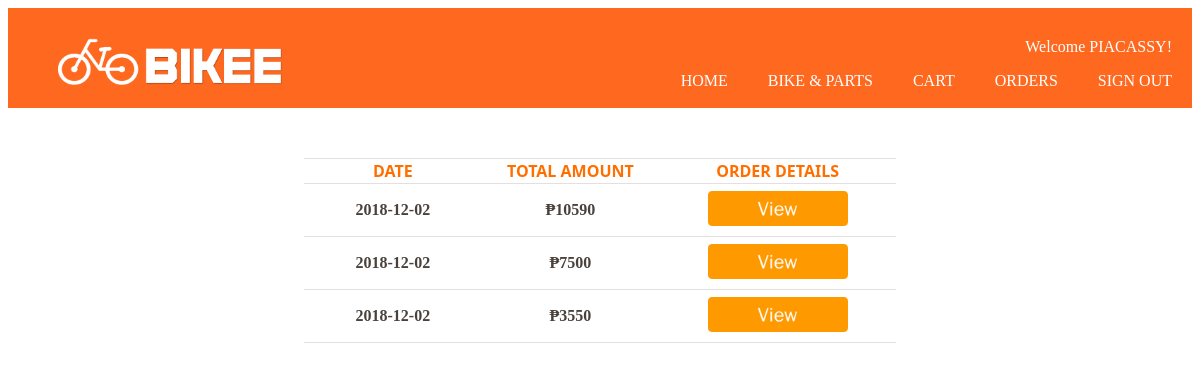
The page /TrackOrder.php?username=piacassy on the database its author committed.
### tables this page shows
CREATE TABLE `orderin` (
  `orderid` int(11) NOT NULL,
  `custid` int(11) NOT NULL,
  `orderDate` date NOT NULL,
  `totalAmount` double NOT NULL
);

### TrackOrder.php (the view, shortened to what this page needs)
<?php include('Header.php');?>
<!DOCTYPE html>
<html>
<head>
<link rel="stylesheet" type="text/css" href="style.css">
</head>
<body>
<?php
include('Conn.php');
mysqli_select_db($conn,"bikeshop");
$db = mysqli_connect('localhost', 'root', '', 'bikeshop');
$sql = "SELECT * FROM customers WHERE username='" . $_GET["username"] . "'";
$result = $db->query($sql);
$row = $result->fetch_assoc();
$custid = $row['id'];
$sql = "SELECT * FROM orderin WHERE custid = '$custid' ";
$result = $conn->query($sql);
if ($result->num_rows > 0) {
    echo '
    <style>
		td {
			font-family:Calibri;
			font-weight: bold;
			color:#49413B;
		}
		th{
			font-family:system-ui;
			text-transform: uppercase;
			color:#FF6F00;
		}
	</style>
    <div align="center">
    <table style="align:center;width:50%; border-color:#E6DFDF;margin-top:50px" border=1  frame=hsides rules=rows><tr>
    <th width=30%>Date</th>
    <th width=30%>Total Amount</th>
    <th>Order Details</th>
    </tr> ';
    while($row = mysqli_fetch_assoc($result))
   {
    echo '<td height="50" style="text-align:center">'.$row['orderDate'].'</td>';
	echo '<td style="text-align:center">'.'₱'.$row['totalAmount'].'</td>';
    echo '<td align="center">';
    $orderid = $row["orderid"];
	?>
	<a href="ViewOrderDetails.php?username=<?php echo $_GET['username']; ?>&orderid=<?php echo $orderid; ?>"><img src="button_view.png" style="width:140px;height: 35px"/></a>
    <?php
    echo '</td>';
    }
    echo '</table></div>';
} else {
    echo '<div style="text-align:center">';
    echo '<br/><br/><br/><br/><br/><br/><br/><br/><br/><br/><br/>';
    echo "You don't have orders yet";
}
?>
</body>
</html>

### TrackOrder.php (style rules this page uses)
td { font-family:Calibri; font-weight: bold; color:#49413B; }
th { font-family:system-ui; text-transform: uppercase; color:#FF6F00; }

### rows shown on the page
orderin: orderDate "2018-12-02", totalAmount "10590"
orderin: orderDate "2018-12-02", totalAmount "7500"
orderin: orderDate "2018-12-02", totalAmount "3550"

### other values the page prints
$_GET['username'] "PIACASSY"
